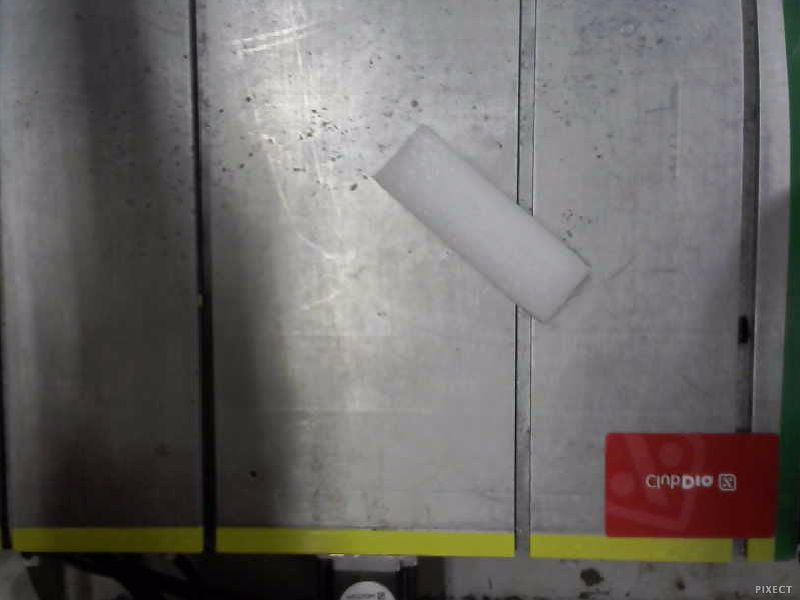
#> input picture VC/prova_conceito_py/mesa.jpg, 800 x 600 px, given in place of mesa.jpeg, which was not available
$ python calcDist.py   (older library calls are emulated)
#> lines starting #> are read from the running program, lines starting #| are printed output that depends on the picture; after the words box and inside, x2 and y2 are one past the last pixel; in counts of white or black regions, pixels touching at a corner belong together; pictures that were not available may be replaced by others from this repository, and a replacement may not be noted
import numpy as np
import cv2


# Obtém uma máscara que separa os objetos vermelhos (objeto de referência)
def getRedArea(img):
    # Define os limites para filtragem do vermelho
    lower_red = np.array([0, 100, 100])
    upper_red = np.array([18, 255, 255])

    # Converte a imagem para HSV, para filtrar mais facilmente
    imageHSV = cv2.cvtColor(img, cv2.COLOR_BGR2HSV)

    # Cria uma máscara com os limites definidos
    mask = cv2.inRange(imageHSV, lower_red, upper_red)

    # Aplica operações de abertura e fechamento na máscara
    kernel = np.ones((5, 5), np.uint8)
    mask = cv2.morphologyEx(mask, cv2.MORPH_OPEN, kernel)
    mask = cv2.morphologyEx(mask, cv2.MORPH_CLOSE, kernel)

    return mask


# Obtém uma máscara que separá os objetos pretos (peça)
def getBlackArea(img):
    # Converte a imagem para Grayscale e aplica uma operação de Threshold
    gray = cv2.cvtColor(img, cv2.COLOR_BGR2GRAY)
    ret, thresh = cv2.threshold(gray, threshBlack, 255, cv2.THRESH_BINARY)

    # Aplica operações de abertura e fechamento na máscara
    kernel = np.ones((5, 5), np.uint8)
    thresh = cv2.morphologyEx(thresh, cv2.MORPH_OPEN, kernel)
    thresh = cv2.morphologyEx(thresh, cv2.MORPH_CLOSE, kernel)

    return thresh


# Encontra o objeto de referência
def findReference(img):
    # Obtém o filtro para objetos vermelhos
    thresh = getRedArea(img)

    # Obtém os contornos presentes na máscara
    _, contoursRed, _ = cv2.findContours(thresh, cv2.RETR_TREE, cv2.CHAIN_APPROX_SIMPLE)

    # Encontra o menor retângulo que consegue envolver o contorno
    # rect possui a forma: ( centro (x,y), (largura, altura), ângulo de rotação)
    rect = cv2.minAreaRect(contoursRed[0])

    # Converte rect para um vetor com os 4 vértices do retângulo
    box = cv2.boxPoints(rect)
    box = np.int0(box)

    # Desenha o retângulo na imagem original
    cv2.drawContours(img, [box], 0, (0, 0, 255), 1)

    return rect


# Encontra a peça
def findPiece(img):
    # Obtém o filtro para objetos pretos
    thresh = getBlackArea(img)

    # Obtém os contornos presentes na máscara
    _, contoursBlack, _ = cv2.findContours(thresh, cv2.RETR_TREE, cv2.CHAIN_APPROX_SIMPLE)

    areaWorkpiece = 0
    workpiece = None

    # Itera os contornos obtidos
    for i in range(0, len(contoursBlack)):
        # Aplica uma aproximação polinomial nos contornos
        polyApprox = cv2.approxPolyDP(contoursBlack[i], 8, True)
        # Assume-se que a peça é um quadrilátero
        if len(polyApprox) is 4:
            area = cv2.contourArea(polyApprox)
            # Assume-se que a peça será o objeto com maior área detectado
            if area > areaWorkpiece:
                workpiece = polyApprox
                areaWorkpiece = cv2.contourArea(workpiece)

    cv2.drawContours(img, [workpiece], -1, (0, 255, 0), 1)

    return workpiece


# Encontra a distância entre o vértice inferior direito da referência e
# o vértice superior esquerdo da peça, em pixels
def findRelativeWorkpiecePosition(param_workpiece, ref):
    x_pos = []
    y_pos = []

    # Itera sob as coordenadas do vetor workpiece e separa as coordenadas x e y
    for i in range(len(param_workpiece)):
        x_pos.append(param_workpiece[i][0][0])
        y_pos.append(param_workpiece[i][0][1])

    # Converte a referência da forma ( centro (x,y), (largura, altura), ângulo de rotação)
    # para a forma de um vetor com as coordenadas dos vértices
    ref = cv2.boxPoints(ref)
    ref = np.int0(ref)

    # Encontra a posição do vértice mais à esquerda da peça
    leftIndex = x_pos.index(min(x_pos))
    leftMost = [x_pos[leftIndex], y_pos[leftIndex]]

    # Sabe-se que o vértice de interesse está na posição 3 do vetor
    referencePoint = ref[3]

    # TODO: - is not defined for a list. This might be doing something different than we want. To Investigate.
    relPosition = leftMost - referencePoint
    cv2.line(image, (referencePoint[0], referencePoint[1]), (leftMost[0], leftMost[1]), (255, 0, 0), 1)
    return relPosition


# MAIN

threshBlack = 40

image = cv2.imread('/home/freitas/Downloads/mesa.jpeg', cv2.IMREAD_COLOR)
#> image is the input picture: shape (600, 800, 3); mean B, G, R 101.7, 104.1, 107.3

workpiece = findPiece(image)
#> in getBlackArea, `gray = cv2.cvtColor(img, cv2.COLOR_BGR2GRAY)`:
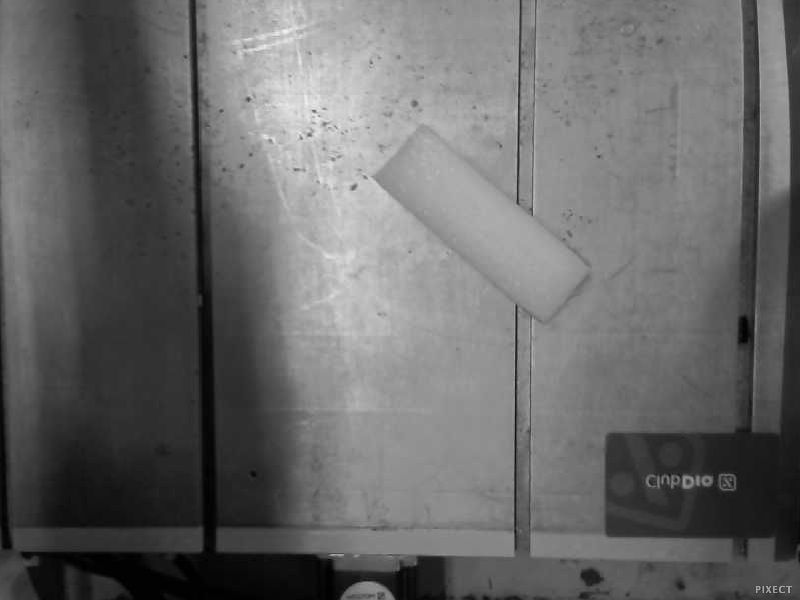
#> gray: shape (600, 800); min 0, max 242, mean 104.9
#> in getBlackArea, `ret, thresh = cv2.threshold(gray, threshBlack, 255, cv2.THRESH_BINARY)`:
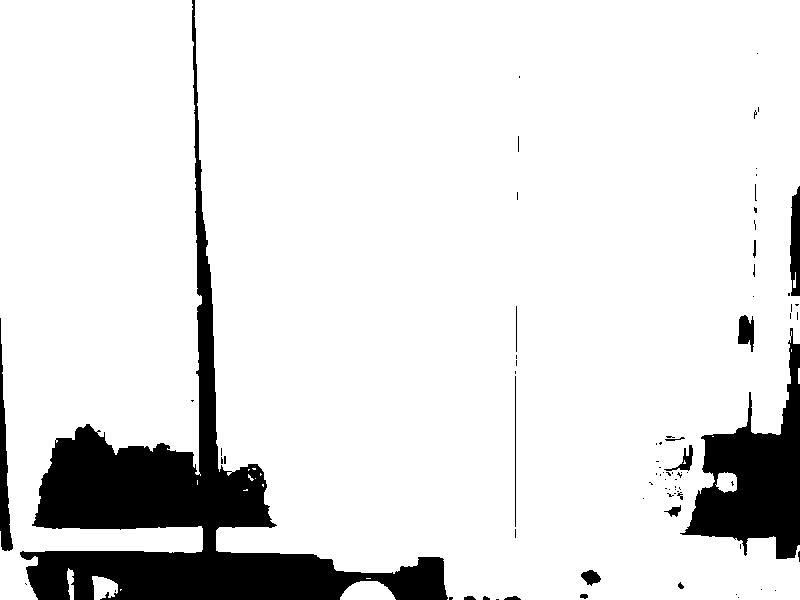
#> thresh: shape (600, 800); 88.7% white; 80 black regions (62 under 20 px), largest, box (x1, y1, x2, y2) and area: (20, 0, 448, 600) 38547, (680, 328, 800, 559) 11886, (0, 318, 13, 551) 1310
#> in getBlackArea, `ret, thresh = cv2.threshold(gray, threshBlack, 255, cv2.THRESH_BINARY)`: ret = 40
#> in getBlackArea, `thresh = cv2.morphologyEx(thresh, cv2.MORPH_OPEN, kernel)`:
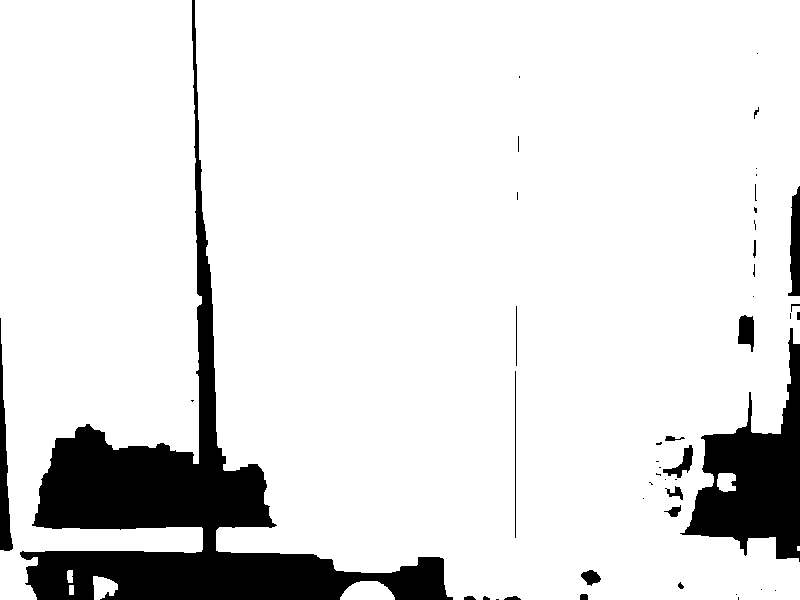
#> thresh: shape (600, 800); 88.5% white; 47 black regions (26 under 20 px), largest, box (x1, y1, x2, y2) and area: (20, 0, 453, 600) 39033, (680, 328, 800, 562) 12083, (0, 318, 13, 551) 1340
#> in getBlackArea, `thresh = cv2.morphologyEx(thresh, cv2.MORPH_CLOSE, kernel)`:
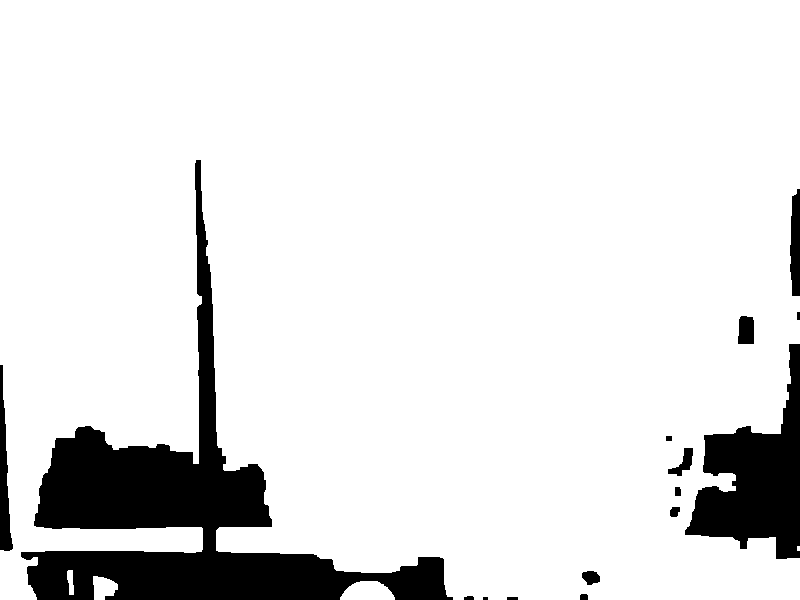
#> thresh: shape (600, 800); 88.8% white; 15 black regions (1 under 20 px)
#> in findPiece, `_, contoursBlack, _ = cv2.findContours(thresh, cv2.RETR_TREE, cv2.CHAI..`: contoursBlack = 11 contours, 1 with area under 20; largest, box (x1, y1, x2, y2) and area: (0, 0, 800, 600) 423782, (340, 581, 395, 600) 745, (737, 315, 755, 345) 454, (93, 576, 118, 600) 403, (667, 447, 694, 477) 347
#> the loop in findPiece, `for i in range(0, len(contoursBlack)):` made 11 passes
#> (area, workpiece, areaWorkpiece) on passes 2, 11: (369, [[93, 576], [94, 599], [113, 595], [116, 583]], 369), (388, [[741, 315], [753, 317], [753, 344], [737, 343]], 388)
#> polyApprox on passes 1, 3, 4, 6, 7, 8: [[340, 597], [394, 599], [377, 581]], [[68, 570], [73, 594]], [[797, 546]], [[581, 573], [600, 581], [587, 585]], [[672, 506], [676, 517]], [[675, 486], [680, 496]]
#> after the loop in findPiece, `for i in range(0, len(contoursBlack)):`: areaWorkpiece = 388
#> in findPiece, `cv2.drawContours(img, [workpiece], -1, (0, 255, 0), 1)`: img: shape (600, 800, 3); 0.02% of pixels changed, all inside (x1, y1, x2, y2) = (737, 315, 754, 345)
#> workpiece = [[741, 315], [753, 317], [753, 344], [737, 343]]
reference = findReference(image)
#> in getRedArea, `imageHSV = cv2.cvtColor(img, cv2.COLOR_BGR2HSV)`: imageHSV: shape (600, 800, 3); mean H, S, V 87.8, 32.9, 109.2
#> in getRedArea, `mask = cv2.inRange(imageHSV, lower_red, upper_red)`:
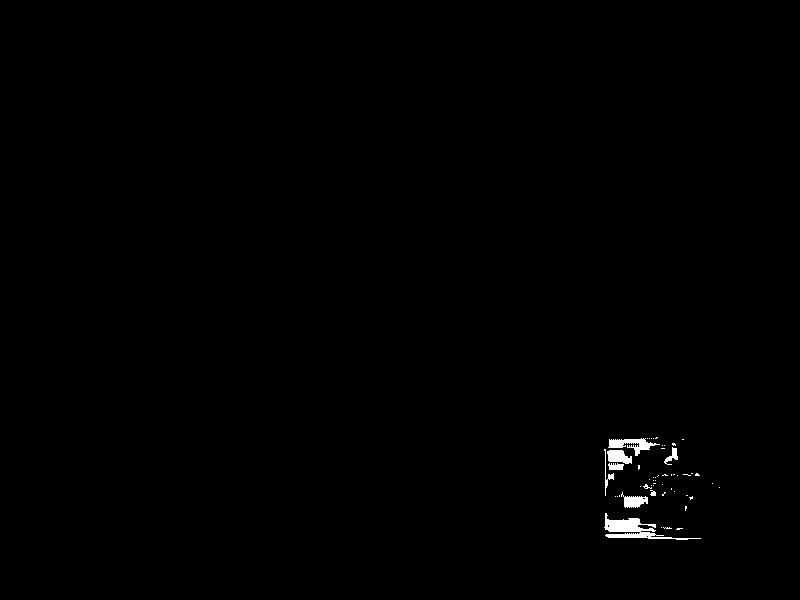
#> mask: shape (600, 800); 0.45% white; 52 white regions (43 under 20 px), largest, box (x1, y1, x2, y2) and area: (604, 513, 701, 540) 834, (608, 438, 660, 456) 385, (607, 450, 632, 464) 252
#> in getRedArea, `mask = cv2.morphologyEx(mask, cv2.MORPH_OPEN, kernel)`:
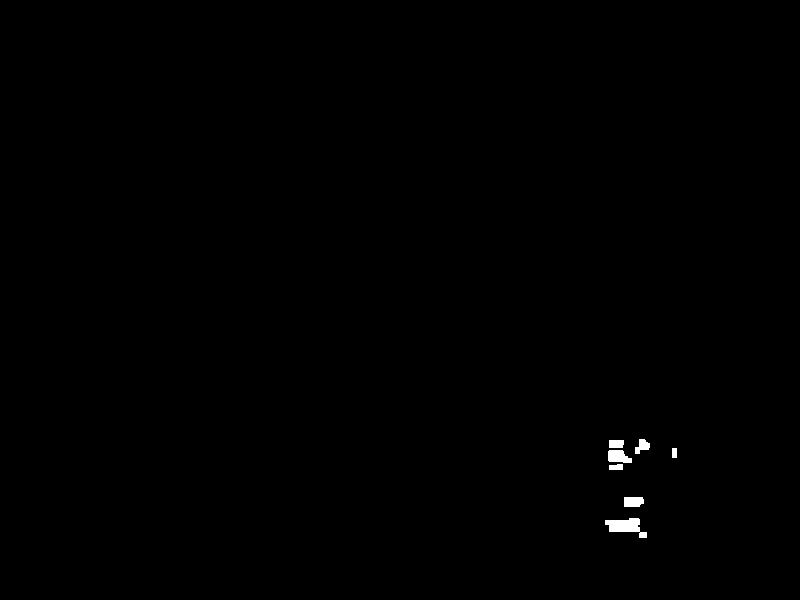
#> mask: shape (600, 800); 0.26% white; 7 white regions, largest, box (x1, y1, x2, y2) and area: (605, 518, 647, 538) 456, (608, 450, 632, 463) 240, (624, 497, 644, 507) 187
#> in getRedArea, `mask = cv2.morphologyEx(mask, cv2.MORPH_CLOSE, kernel)`: mask: shape (600, 800); 0.28% white; 5 white regions
#> in findReference, `_, contoursRed, _ = cv2.findContours(thresh, cv2.RETR_TREE, cv2.CHAIN_..`: contoursRed = 5 contours; box (x1, y1, x2, y2) and area: (608, 440, 632, 470) 447, (605, 518, 647, 538) 402, (624, 497, 644, 507) 160, (635, 439, 650, 454) 110, (672, 448, 677, 458) 36
#> in findReference, `rect = cv2.minAreaRect(contoursRed[0])`: rect = ((625.5, 527.5), (19, 41), -90)
#> in findReference, `box = cv2.boxPoints(rect)`: box = [[646, 537], [605, 537], [605, 518], [646, 518]]
#> in findReference, `cv2.drawContours(img, [box], 0, (0, 0, 255), 1)`: img: shape (600, 800, 3); mean B, G, R 101.7, 104.2, 107.3
#> reference = ((625.5, 527.5), (19, 41), -90)
referenceWidth = reference[1][0]
#> referenceWidth = 19
referenceHeight = reference[1][1]
#> referenceHeight = 41

cmPerPixel = (5.0 / referenceWidth + 7.0 / referenceHeight) / 2
#> cmPerPixel = 0.217
relativePosition = findRelativeWorkpiecePosition(workpiece, reference)
#> the loop in findRelativeWorkpiecePosition, `for i in range(len(param_workpiece)):` made 4 passes
#> after the loop in findRelativeWorkpiecePosition, `for i in range(len(param_workpiece)):`: x_pos = [741, 753, 753, 737]; y_pos = [315, 317, 344, 343]
#> in findRelativeWorkpiecePosition, `ref = cv2.boxPoints(ref)`: ref = [[646, 537], [605, 537], [605, 518], [646, 518]]
#> in findRelativeWorkpiecePosition, `leftIndex = x_pos.index(min(x_pos))`: leftIndex = 3
#> in findRelativeWorkpiecePosition, `leftMost = [x_pos[leftIndex], y_pos[leftIndex]]`: leftMost = [737, 343]
#> in findRelativeWorkpiecePosition, `referencePoint = ref[3]`: referencePoint = [646, 518]
#> in findRelativeWorkpiecePosition, `relPosition = leftMost - referencePoint`: relPosition = [91, -175]
#> relativePosition = [91, -175]
workpieceDistance = cmPerPixel * np.linalg.norm(relativePosition, 2)
#> workpieceDistance = 42.79

cv2.putText(image, "Distancia medida: " + str(workpieceDistance) + " cm", (10, 600), cv2.FONT_HERSHEY_SIMPLEX, 1,
            (255, 255, 255))
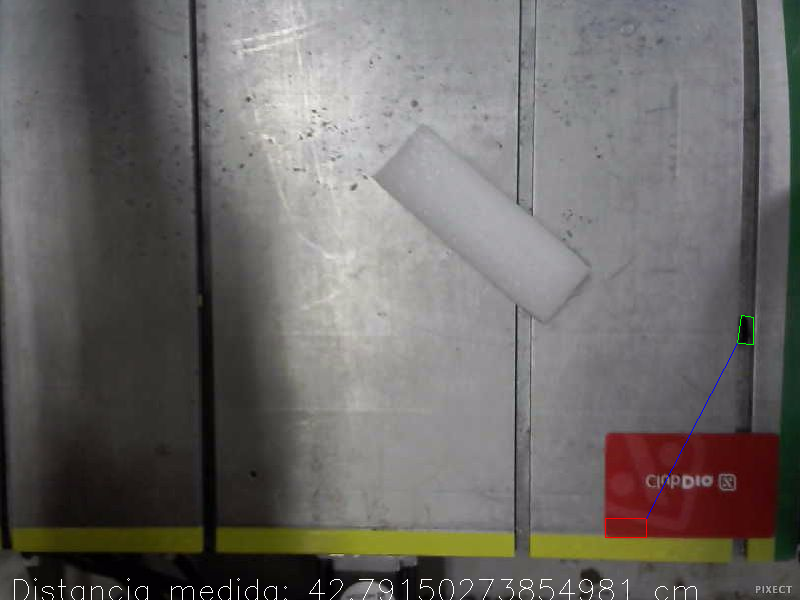
#> image: shape (600, 800, 3); mean B, G, R 102.3, 104.7, 107.9
cv2.imshow('image', image)
cv2.waitKey(0)
cv2.destroyAllWindows()

$ run again, with VC/prova_conceito_py/img.jpg copied over VC/prova_conceito_py/mesa.jpg
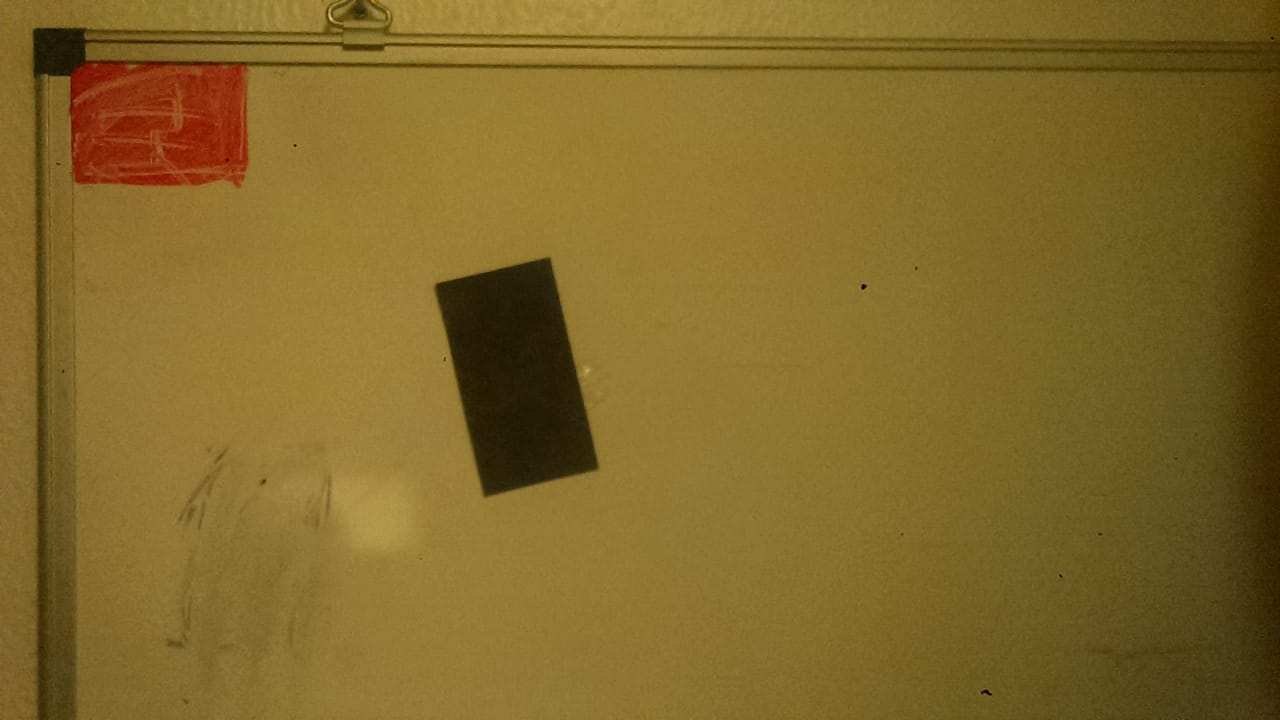
#> input picture VC/prova_conceito_py/img.jpg, 1280 x 720 px, given in place of mesa.jpeg, which was not available
#> image is the input picture: shape (720, 1280, 3); mean B, G, R 41.2, 104.2, 129
#> in getBlackArea, `ret, thresh = cv2.threshold(gray, threshBlack, 255, cv2.THRESH_BINARY)`:
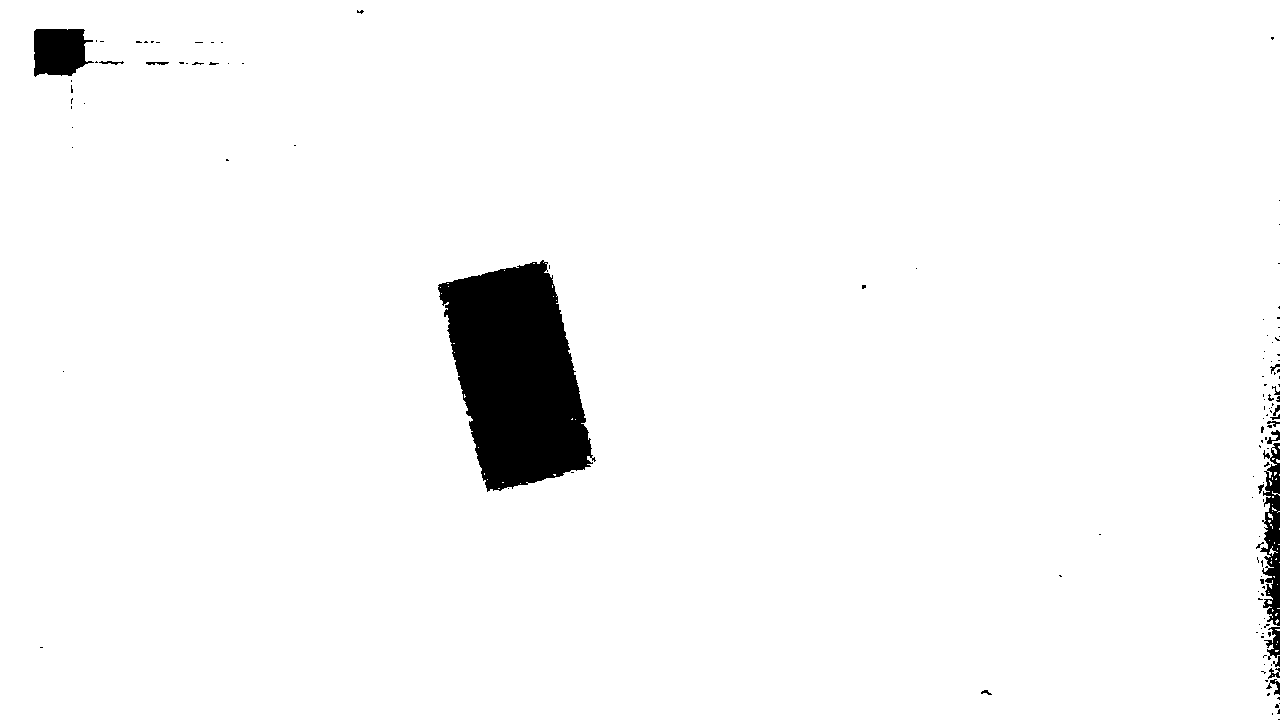
#> thresh: shape (720, 1280); 96.8% white; 127 black regions (109 under 20 px), largest, box (x1, y1, x2, y2) and area: (438, 260, 596, 492) 23975, (34, 29, 94, 77) 2274, (1260, 443, 1280, 626) 2055
#> ret = 40
#> contoursBlack = 4 contours, 1 with area under 20; largest, box (x1, y1, x2, y2) and area: (0, 0, 1280, 720) 915135, (437, 261, 596, 492) 24535, (33, 28, 86, 76) 2330
#> the loop in findPiece, `for i in range(0, len(contoursBlack)):` made 4 passes
#> (area, workpiece, areaWorkpiece) on pass 3: (23450, [[547, 261], [595, 461], [487, 491], [437, 285]], 23450)
#> after the loop in findPiece, `for i in range(0, len(contoursBlack)):`: areaWorkpiece = 23450
#> `workpiece = findPiece(image)`: workpiece = [[547, 261], [595, 461], [487, 491], [437, 285]]
#> imageHSV: shape (720, 1280, 3); mean H, S, V 21.8, 176.7, 129.2
#> contoursRed = 1 contour; box (x1, y1, x2, y2) and area: (68, 64, 250, 189) 21289
#> rect = ((158.5, 126), (124, 181), -90)
#> box = [[249, 188], [68, 188], [68, 64], [249, 64]]
#> reference = ((158.5, 126), (124, 181), -90)
#> referenceWidth = 124
#> referenceHeight = 181
#> cmPerPixel = 0.0395
#> the loop in findRelativeWorkpiecePosition, `for i in range(len(param_workpiece)):` made 4 passes
#> after the loop in findRelativeWorkpiecePosition, `for i in range(len(param_workpiece)):`: x_pos = [547, 595, 487, 437]; y_pos = [261, 461, 491, 285]
#> ref = [[249, 188], [68, 188], [68, 64], [249, 64]]
#> leftIndex = 3
#> leftMost = [437, 285]
#> referencePoint = [249, 64]
#> relPosition = [188, 221]
#> workpieceDistance = 11.46
#> `cv2.putText(image, "Distancia medida: " + str(workpieceDistance) + " c..`:
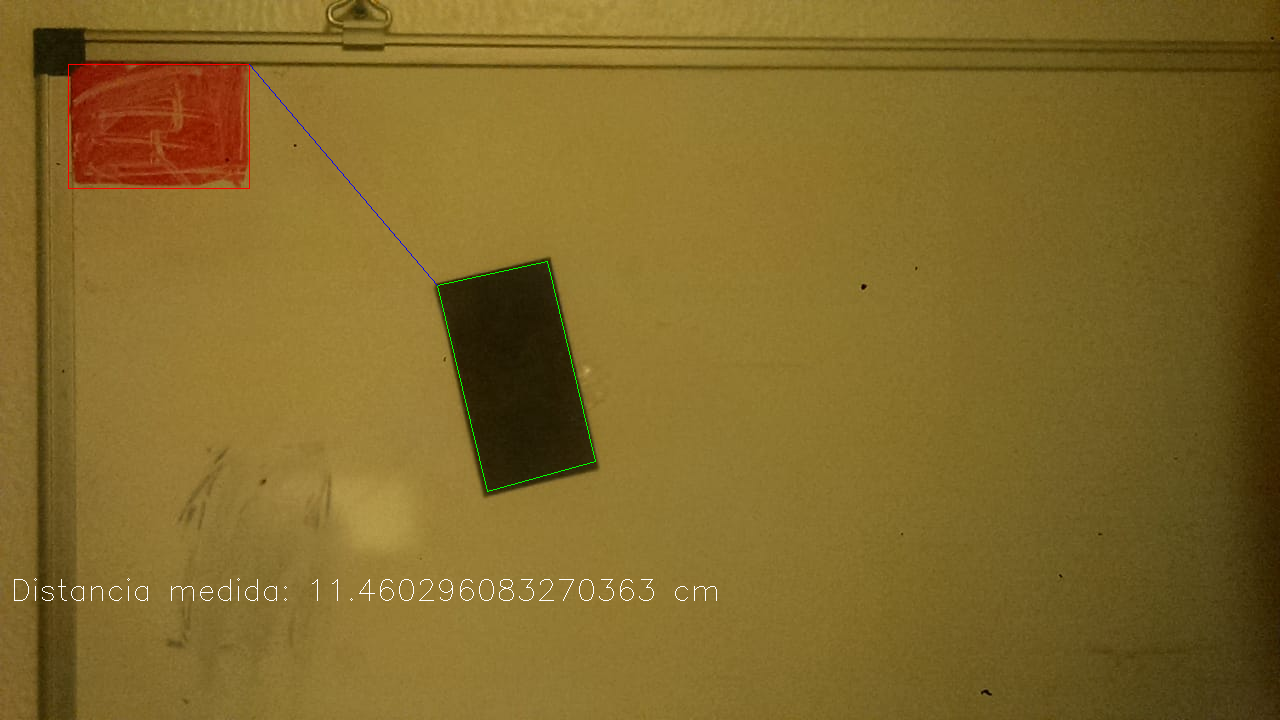
#> image: shape (720, 1280, 3); mean B, G, R 41.5, 104.5, 129.3
